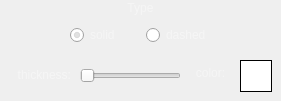
      <widget class="QWidget" name="edge_tab">
       <property name="styleSheet">
        <string notr="true">	color: rgba(255, 255, 255, 102);</string>
       </property>
       <attribute name="title">
        <string>Edges</string>
       </attribute>
       <widget class="QLabel" name="edge_type_title">
        <property name="geometry">
         <rect>
          <x>90</x>
          <y>0</y>
          <width>101</width>
          <height>16</height>
         </rect>
        </property>
        <property name="text">
         <string>Type</string>
        </property>
        <property name="alignment">
         <set>Qt::AlignCenter</set>
        </property>
       </widget>
       <widget class="QWidget" name="layoutWidget_2">
        <property name="geometry">
         <rect>
          <x>70</x>
          <y>20</y>
          <width>151</width>
          <height>31</height>
         </rect>
        </property>
        <layout class="QHBoxLayout" name="horizontalLayout_2">
         <property name="spacing">
          <number>0</number>
         </property>
         <item>
          <widget class="QRadioButton" name="edge_solid_val">
           <property name="text">
            <string>solid</string>
           </property>
           <property name="checked">
            <bool>true</bool>
           </property>
          </widget>
         </item>
         <item>
          <widget class="QRadioButton" name="edge_dashed_val">
           <property name="text">
            <string>dashed</string>
           </property>
          </widget>
         </item>
        </layout>
       </widget>
       <widget class="QSlider" name="edge_thic_val">
        <property name="geometry">
         <rect>
          <x>80</x>
          <y>60</y>
          <width>101</width>
          <height>31</height>
         </rect>
        </property>
        <property name="minimum">
         <number>1</number>
        </property>
        <property name="maximum">
         <number>100</number>
        </property>
        <property name="orientation">
         <enum>Qt::Horizontal</enum>
        </property>
       </widget>
       <widget class="QLabel" name="edge_color_title">
        <property name="geometry">
         <rect>
          <x>190</x>
          <y>65</y>
          <width>41</width>
          <height>16</height>
         </rect>
        </property>
        <property name="text">
         <string>color:</string>
        </property>
        <property name="alignment">
         <set>Qt::AlignCenter</set>
        </property>
       </widget>
       <widget class="QLabel" name="edge_thic_title">
        <property name="geometry">
         <rect>
          <x>10</x>
          <y>65</y>
          <width>61</width>
          <height>20</height>
         </rect>
        </property>
        <property name="text">
         <string>thickness:</string>
        </property>
        <property name="alignment">
         <set>Qt::AlignRight|Qt::AlignTrailing|Qt::AlignVCenter</set>
        </property>
       </widget>
       <widget class="QPushButton" name="edge_color_val">
        <property name="geometry">
         <rect>
          <x>240</x>
          <y>60</y>
          <width>32</width>
          <height>32</height>
         </rect>
        </property>
        <property name="styleSheet">
         <string notr="true">border-radius: 0;
border: 1px solid black;
background-color: rgb(255, 255, 255);</string>
        </property>
        <property name="text">
         <string/>
        </property>
       </widget>
      </widget>
